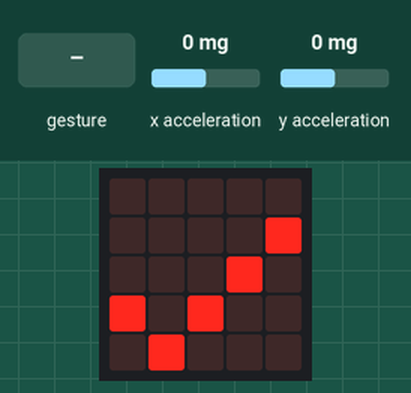
The program below on a simulated BBC micro:bit (MakeCode). Shown: the board's 5×5 LED display. Inputs (shaded band) come from the test bench; at power-on: x acceleration 0 mg, y acceleration 0 mg. A tilt is held for 1.5 s and a shake lasts 1 s, then the board lies face up again.

Above: at 1.2 s.
1.3 s: x acceleration set to -1440 mg
At 2.2 s:
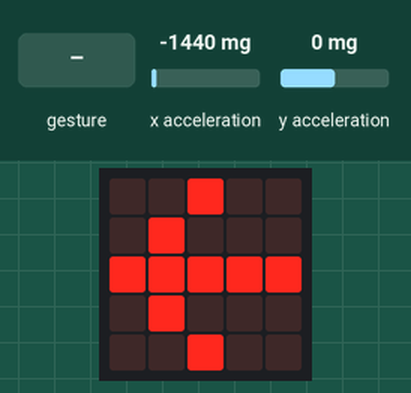
3.3 s: gesture 'logo down'
At 4.0 s:
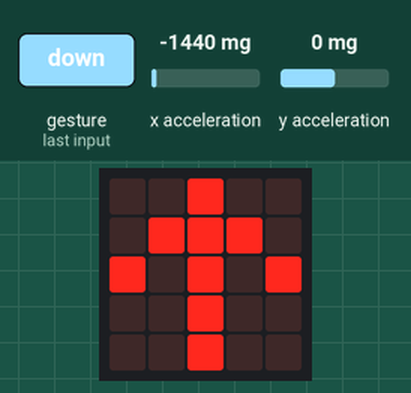
6.6 s: gesture 'logo up'
At 7.6 s:
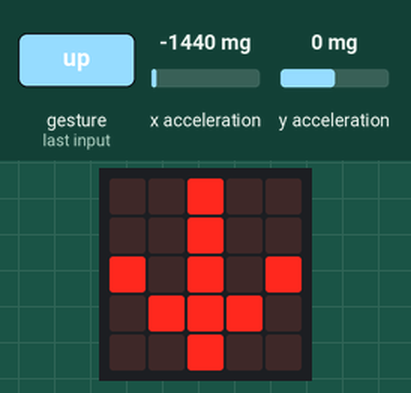
9.9 s: x acceleration set to 1440 mg
At 11.1 s:
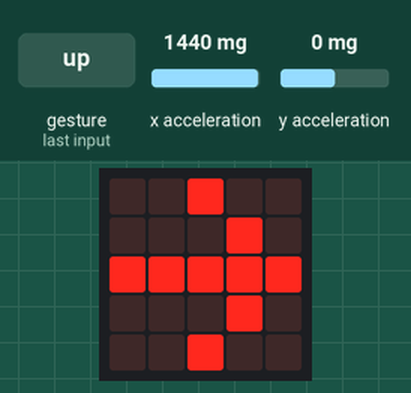
11.7 s: x acceleration set to -750 mg
At 12.9 s:
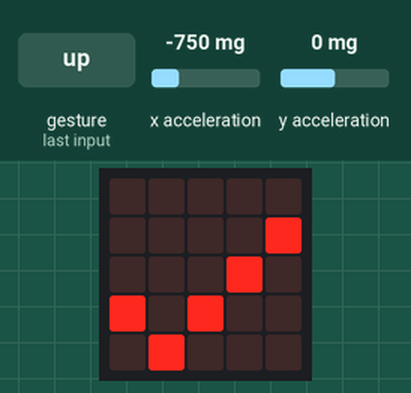
Timing chart, 0 to 14.4 s (numbered marks = the images above; inputs shaded):
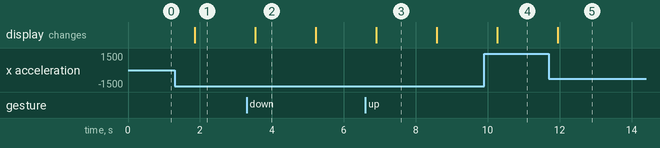

The program:

main.ts
```typescript
basic.forever(function () {
    if (input.isGesture(Gesture.LogoDown)) {
        basic.showLeds(`
            . . # . .
            . # # # .
            # . # . #
            . . # . .
            . . # . .
            `)
    } else {
        if (input.isGesture(Gesture.LogoUp)) {
            basic.showLeds(`
                . . # . .
                . . # . .
                # . # . #
                . # # # .
                . . # . .
                `)
        } else {
            if (input.isGesture(Gesture.TiltRight)) {
                basic.showLeds(`
                    . . # . .
                    . . . # .
                    # # # # #
                    . . . # .
                    . . # . .
                    `)
            } else {
                if (input.isGesture(Gesture.TiltLeft)) {
                    basic.showLeds(`
                        . . # . .
                        . # . . .
                        # # # # #
                        . # . . .
                        . . # . .
                        `)
                } else {
                    if (input.acceleration(Dimension.X) == 0) {
                        basic.showIcon(IconNames.Yes)
                    } else {
                        if (input.acceleration(Dimension.Y) == 0) {
                            basic.showIcon(IconNames.Yes)
                        }
                    }
                }
            }
        }
    }
})
```

test.ts
```typescript
// les tests vont ici ; cela ne sera pas compilé si ce paquet est utilisé en tant qu'extension.
```

Measured:
- after the input at 1.3 s, the display: changes after 0.56 s (image 1)
- after the input at 3.3 s, the display: changes after 0.24 s (image 2)
- after the input at 6.6 s, the display: changes after 0.30 s (image 3)
- after the input at 9.9 s, the display: changes after 0.36 s (image 4)
- after the input at 11.7 s, the display: changes after 0.25 s (image 5)
- what the display in image 2 shows lasts 1.7 s, from 3.5 s to 5.2 s
